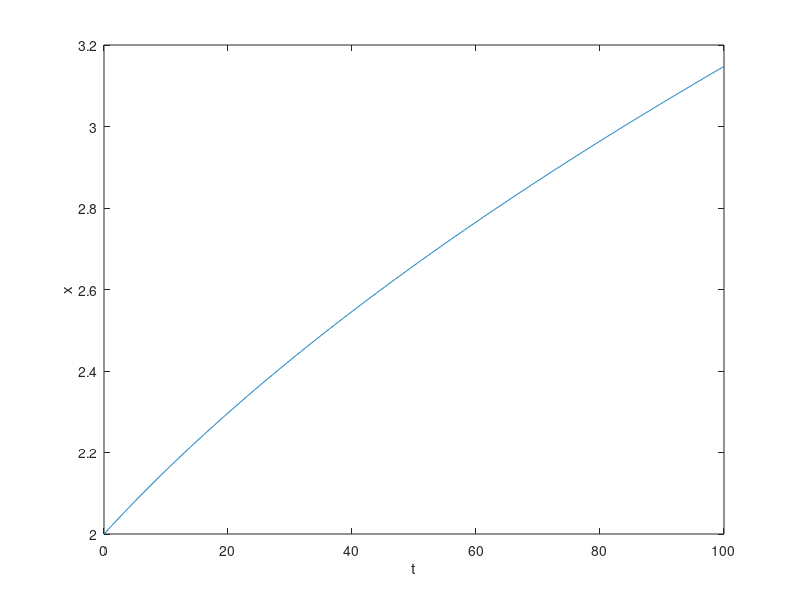

Write MATLAB code to recreate this figure.
function x = advanced()
    trange = 0:0.1:100;
    init = [2 0];
    [t, ret] = ode23(@f, trange, init);
    x = ret(:, 1);
    plot(t, x);
    xlabel('t');
    ylabel('x');
    disp(length(x));
end

function ret = f(~, x)
    ret = [x(2); 20 * (1 - x(1)^2) * x(2) + 0.5 * x(1)];
end
